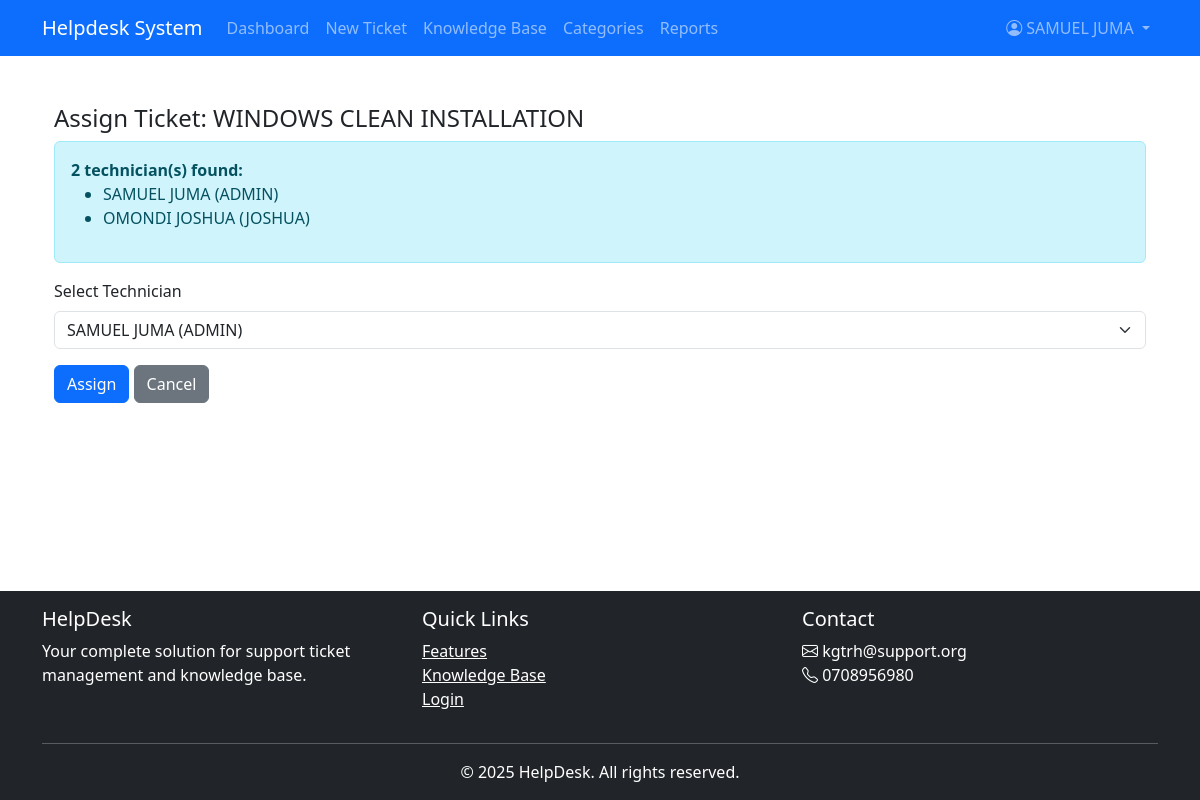
Page /users/tickets/1/assign/ (signed in) on the earlier database version.
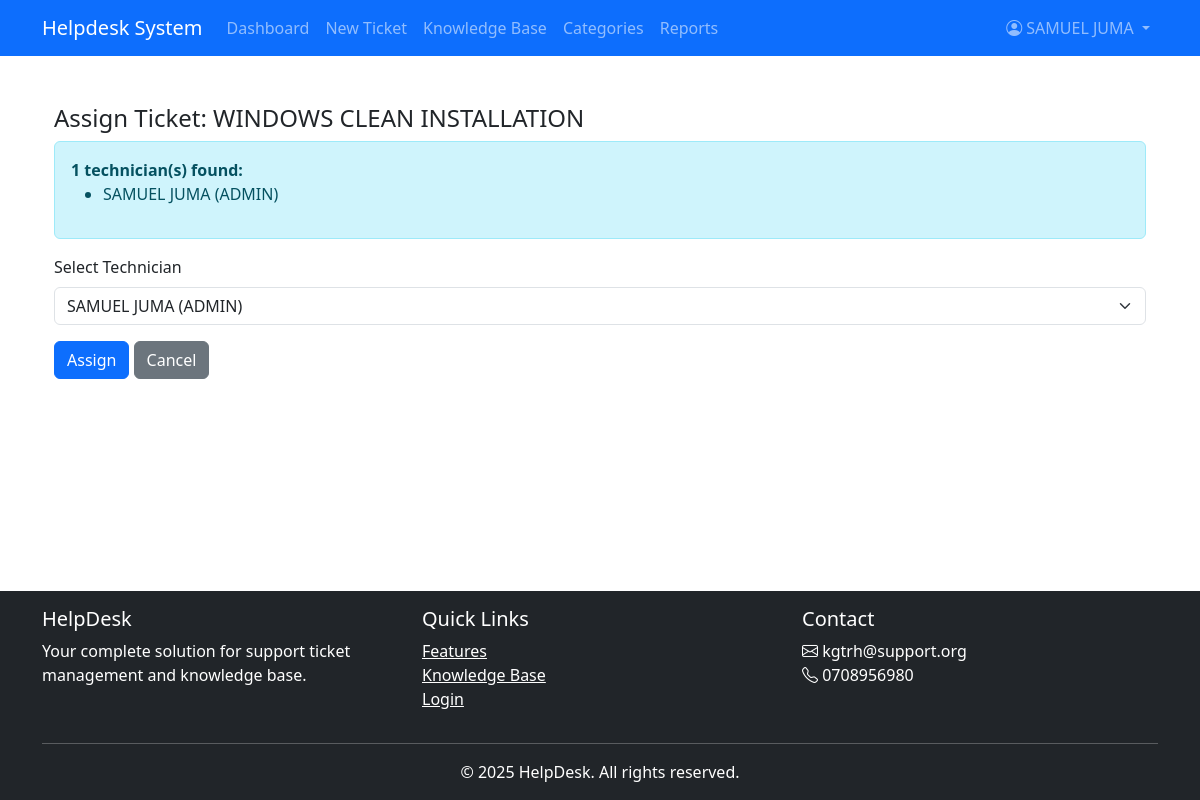
Same page on the later database version.
### users/models.py (models this page shows, shortened)
class User(AbstractUser):
    ROLE_CHOICES = (
        ('Admin', 'Admin'),
        ('Technician', 'Technician'),
        ('Employee', 'Employee'),
    )
    USER_TYPE_CHOICES = (
        ('ADMIN', 'Admin'),
        ('TECH', 'Technician'),
        ('EMP', 'Employee'),
    )
    role = models.CharField(max_length=20, choices=ROLE_CHOICES, default='Employee')
    user_type = models.CharField(max_length=10, choices=USER_TYPE_CHOICES, default='EMP')
    department = models.CharField(max_length=100, blank=True)
    phone = models.CharField(max_length=20, blank=True)
    profile_picture = models.ImageField(upload_to='profile_pics/', blank=True, null=True)
    def __str__(self):
        return f"{self.get_full_name()} ({self.username})"
    @property
    def is_admin(self):
        return self.user_type == 'ADMIN'

### tickets/views.py (the view, shortened to what this page needs)
# urls.py: path('<int:pk>/assign/', views.assign_ticket, name='assign_ticket'),
@login_required
@user_passes_test(is_admin)
def assign_ticket(request, pk):
    ticket = get_object_or_404(Ticket, pk=pk)
    technicians = User.objects.filter(groups__name='Technician')
    print("Found technicians:", technicians)
    return render(request, 'tickets/assign_ticket.html', {
        'ticket': ticket,
        'technicians': technicians
    })

### tickets/views.py (called while the page is built)
def is_admin(user):
    return user.is_superuser or user.groups.filter(name='Admin').exists()

### templates/tickets/assign_ticket.html (shortened to what this page needs)
{% extends 'base.html' %}
{% block content %}
<div class="container mt-5">
    <h4>Assign Ticket: {{ ticket.title }}</h4>
    <div class="alert alert-info">
        <strong>{{ technicians|length }} technician(s) found:</strong>
        <ul>
            {% for tech in technicians %}
                <li>{{ tech.get_full_name }} ({{ tech.username }})</li>
            {% empty %}
                <li>No technicians available.</li>
            {% endfor %}
        </ul>
    </div>
    <form method="post">
        <div class="mb-3">
            <label for="technician" class="form-label">Select Technician</label>
            <select name="technician" id="technician" class="form-select">
                {% for tech in technicians %}
                    <option value="{{ tech.id }}">{{ tech.get_full_name }} ({{ tech.username }})</option>
                {% endfor %}
            </select>
        </div>
        <button type="submit" class="btn btn-primary">Assign</button>
        <a href="{% url 'tickets:ticket_detail' ticket.pk %}" class="btn btn-secondary">Cancel</a>
    </form>
</div>
{% endblock %}

### templates/base.html (shortened to what this page needs)
{% load static %}
<!DOCTYPE html>
<html lang="en">
<head>
    <link href="https://cdn.jsdelivr.net/npm/bootstrap@5.3.0/dist/css/bootstrap.min.css" rel="stylesheet" />
    <link rel="stylesheet" href="https://cdn.jsdelivr.net/npm/bootstrap-icons@1.10.0/font/bootstrap-icons.css" />
    <link rel="stylesheet" href="{% static 'css/styles.css' %}" />
</head>
<body>
    <div class="content-wrapper">
        <nav class="navbar navbar-expand-lg navbar-dark bg-primary">
            <div class="container">
                <a class="navbar-brand" href="{% url 'tickets:dashboard' %}">Helpdesk System</a>
                <div class="collapse navbar-collapse" id="navbarNav">
                    <ul class="navbar-nav me-auto">
                        <li class="nav-item">
                            <a class="nav-link" href="{% url 'tickets:dashboard' %}">Dashboard</a>
                        </li>
                        {% if user.is_authenticated %}
                            <li class="nav-item">
                                <a class="nav-link" href="{% url 'tickets:create_ticket' %}">New Ticket</a>
                            </li>
                            <li class="nav-item">
                                <a class="nav-link" href="{% url 'knowledgebase:article_list' %}">Knowledge Base</a>
                            </li>
                            {% if user.is_admin %}
                                <li class="nav-item">
                                    <a class="nav-link" href="{% url 'helpdes:manage_categories' %}">Categories</a>
                                </li>
                                <li class="nav-item">
                                    <a class="nav-link" href="{% url 'helpdes:reports' %}">Reports</a>
                                </li>
                            {% endif %}
                        {% endif %}
                    </ul>
                    <ul class="navbar-nav">
                        {% if user.is_authenticated %}
                            <li class="nav-item dropdown profile-dropdown">
                                <a class="nav-link dropdown-toggle" href="#" id="navbarDropdown" role="button" data-bs-toggle="dropdown">
                                    <i class="bi bi-person-circle"></i> {{ user.get_full_name|default:user.username }}
                                </a>
                            </li>
                        {% endif %}
                    </ul>
                </div>
            </div>
        </nav>
        <div class="container mt-4">
            {% block content %}{% endblock %}
        </div>
    </div>
    <footer class="footer py-3 bg-dark text-white">
        <div class="container">
            <div class="row">
                <div class="col-md-4">
                    <h5>HelpDesk</h5>
                    <p>Your complete solution for support ticket management and knowledge base.</p>
                </div>
                <div class="col-md-4">
                    <h5>Quick Links</h5>
                    <ul class="list-unstyled">
                        <li><a href="#features" class="text-white">Features</a></li>
                        <li><a href="{% url 'knowledgebase:article_list' %}" class="text-white">Knowledge Base</a></li>
                        <li><a href="{% url 'users:login' %}" class="text-white">Login</a></li>
                    </ul>
                </div>
                <div class="col-md-4">
                    <h5>Contact</h5>
                    <address>
                        <i class="bi bi-envelope"></i> kgtrh@support.org<br>
                        <i class="bi bi-telephone"></i> 0708956980
                    </address>
                </div>
            </div>
            <hr class="my-3">
            <div class="text-center">
                <p class="mb-0">&copy; {% now "Y" %} HelpDesk. All rights reserved.</p>
            </div>
        </div>
    </footer>
</body>
</html>

Differences in the rows shown:
removed User: get_full_name "OMONDI JOSHUA", username "JOSHUA"
Other differences:
{{ technicians|length }}: "2" → "1"
